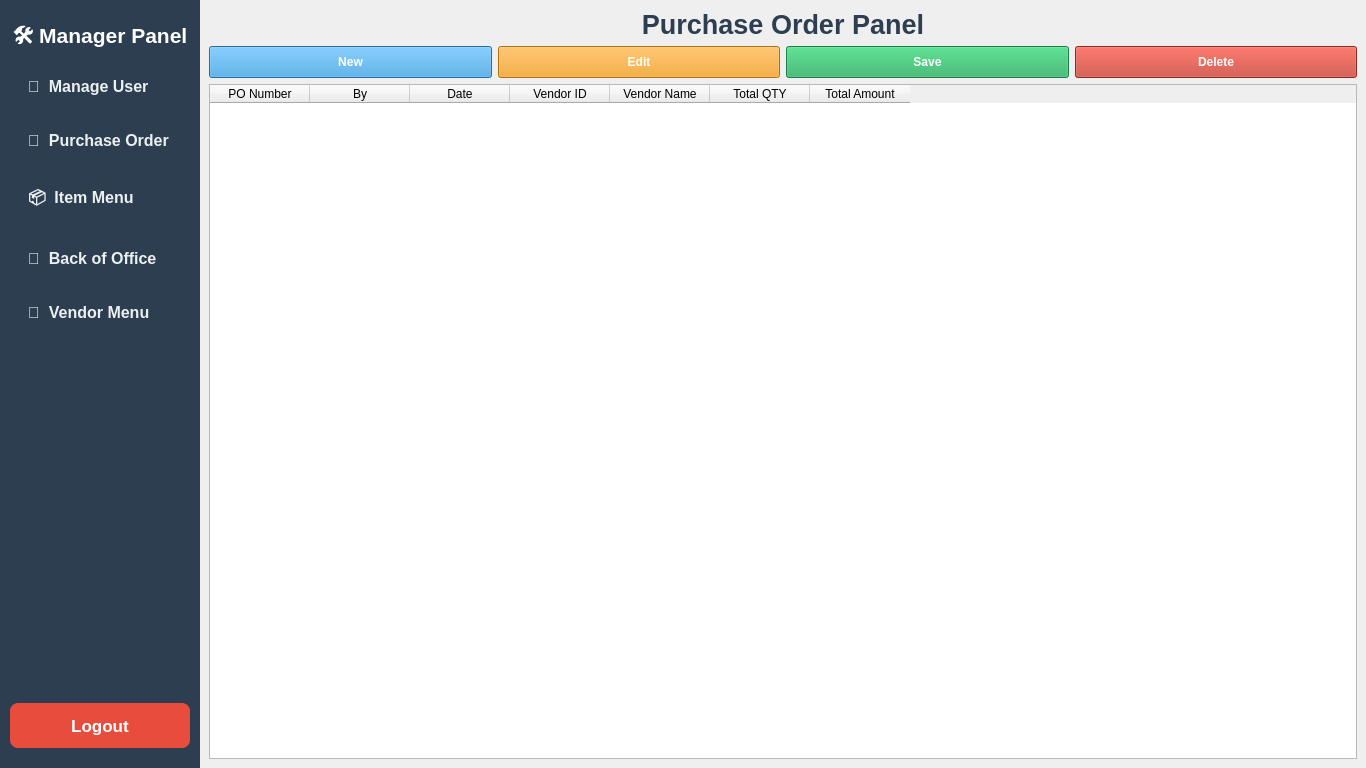
<?xml version='1.0' encoding='UTF-8'?>
<ui version="4.0">
 <class>AdminWindow</class>
 <widget class="QWidget" name="AdminWindow">
  <property name="geometry">
   <rect>
    <x>0</x>
    <y>0</y>
    <width>1366</width>
    <height>768</height>
   </rect>
  </property>
  <property name="windowTitle">
   <string>Admin Panel</string>
  </property>
  <layout class="QHBoxLayout" name="horizontalLayout">
   <property name="spacing">
    <number>0</number>
   </property>
   <property name="leftMargin">
    <number>0</number>
   </property>
   <property name="topMargin">
    <number>0</number>
   </property>
   <property name="rightMargin">
    <number>0</number>
   </property>
   <property name="bottomMargin">
    <number>0</number>
   </property>
   <item>
    <widget class="QWidget" name="leftMenuWidget" native="true">
     <property name="minimumSize">
      <size>
       <width>200</width>
       <height>0</height>
      </size>
     </property>
     <property name="maximumSize">
      <size>
       <width>200</width>
       <height>16777215</height>
      </size>
     </property>
     <property name="styleSheet">
      <string>background-color: #2c3e50; color: white;</string>
     </property>
     <layout class="QVBoxLayout" name="verticalLayout">
      <property name="spacing">
       <number>5</number>
      </property>
      <property name="leftMargin">
       <number>10</number>
      </property>
      <property name="topMargin">
       <number>20</number>
      </property>
      <property name="rightMargin">
       <number>10</number>
      </property>
      <property name="bottomMargin">
       <number>20</number>
      </property>
      <item>
       <widget class="QLabel" name="adminTitle">
        <property name="font">
         <font>
          <pointsize>16</pointsize>
          <bold>true</bold>
         </font>
        </property>
        <property name="text">
         <string>🛠 Manager Panel</string>
        </property>
        <property name="alignment">
         <set>Qt::AlignmentFlag::AlignCenter</set>
        </property>
       </widget>
      </item>
      <item>
       <widget class="QListWidget" name="menuList">
        <property name="font">
         <font>
          <pointsize>12</pointsize>
          <bold>true</bold>
         </font>
        </property>
        <property name="styleSheet">
         <string>
QListWidget {
    background-color: #2c3e50;
    border: none;
    outline: none;
}
QListWidget::item {
    color: #ecf0f1;
    padding: 15px;
    border-radius: 5px;
    margin-bottom: 5px;
}
QListWidget::item:selected {
    background-color: #34495e;
    color: #3498db;
    border-left: 6px solid #3498db;
    border-radius: 0px;
}
QListWidget::item:hover {
    background-color: #34495e;
}
         </string>
        </property>
        <property name="verticalScrollBarPolicy">
         <enum>Qt::ScrollBarPolicy::ScrollBarAlwaysOff</enum>
        </property>
        <property name="horizontalScrollBarPolicy">
         <enum>Qt::ScrollBarPolicy::ScrollBarAlwaysOff</enum>
        </property>
        <item>
         <property name="text">
          <string>👥  Manage User</string>
         </property>
        </item>
        <item>
         <property name="text">
          <string>🛒  Purchase Order</string>
         </property>
        </item>
        <item>
         <property name="text">
          <string>📦  Item Menu</string>
         </property>
        </item>
        <item>
         <property name="text">
          <string>🏢  Back of Office</string>
         </property>
        </item>

        <item>
         <property name="text">
          <string>🤝  Vendor Menu</string>
         </property>
        </item>
       </widget>
      </item>
      <item>
       <widget class="QPushButton" name="logoutBtn">
        <property name="minimumSize">
         <size>
          <width>0</width>
          <height>45</height>
         </size>
        </property>
        <property name="font">
         <font>
          <pointsize>13</pointsize>
          <bold>true</bold>
         </font>
        </property>
        <property name="styleSheet">
         <string>QPushButton {
    background-color: #e74c3c; 
    color: white; 
    border-radius: 8px;
    padding: 10px;
}
QPushButton:hover {
    background-color: #c0392b;
}</string>
        </property>
        <property name="text">
         <string>Logout</string>
        </property>
       </widget>
      </item>
     </layout>
    </widget>
   </item>
   <item>
    <widget class="QStackedWidget" name="adminStackedWidget">
     <property name="styleSheet">
      <string>background-color: #ecf0f1; color: black; 
QTableWidget { background-color: white; color: black; }</string>
     </property>
     <property name="currentIndex">
      <number>1</number>
     </property>
     <widget class="QWidget" name="page_manage_user">
      <layout class="QVBoxLayout" name="verticalLayout_2">
       <item>
        <widget class="QLabel" name="label_manage_user">
         <property name="font">
          <font>
           <pointsize>20</pointsize>
           <bold>true</bold>
          </font>
         </property>
         <property name="styleSheet">
          <string>color: #2c3e50;</string>
         </property>
         <property name="text">
          <string>Manage User Panel</string>
         </property>
         <property name="alignment">
          <set>Qt::AlignmentFlag::AlignCenter</set>
         </property>
        </widget>
       </item>
      <item><widget class="QTableWidget" name="userTable"><property name="columnCount"><number>8</number></property><column><property name="text"><string>UserName</string></property></column><column><property name="text"><string>IDGrade</string></property></column><column><property name="text"><string>StaffName</string></property></column><column><property name="text"><string>JoiningDate</string></property></column><column><property name="text"><string>MobileNumber</string></property></column><column><property name="text"><string>NumberOfLogin</string></property></column><column><property name="text"><string>Transitions</string></property></column><column><property name="text"><string>TotalAmount</string></property></column><property name="selectionBehavior"><enum>QAbstractItemView::SelectRows</enum></property><property name="editTriggers"><set>QAbstractItemView::NoEditTriggers</set></property><property name="alternatingRowColors"><bool>true</bool></property></widget></item><item><layout class="QHBoxLayout" name="horizontalLayout_users"><item><widget class="QPushButton" name="addUserBtn"><property name="text"><string>Add User</string></property><property name="styleSheet"><string>background-color: #27ae60; color: white; padding: 8px; font-weight: bold;</string></property></widget></item><item><widget class="QPushButton" name="editUserBtn"><property name="text"><string>Edit User</string></property><property name="styleSheet"><string>background-color: #f39c12; color: white; padding: 8px; font-weight: bold;</string></property></widget></item><item><widget class="QPushButton" name="deleteUserBtn"><property name="text"><string>Delete User</string></property><property name="styleSheet"><string>background-color: #c0392b; color: white; padding: 8px; font-weight: bold;</string></property></widget></item></layout></item></layout>
     </widget>
     <widget class="QWidget" name="page_purchase_order">
      <layout class="QVBoxLayout" name="verticalLayout_3">
       <item>
        <widget class="QLabel" name="label_purchase_order">
         <property name="font">
          <font>
           <pointsize>20</pointsize>
           <bold>true</bold>
          </font>
         </property>
         <property name="styleSheet">
          <string>color: #2c3e50;</string>
         </property>
         <property name="text">
          <string>Purchase Order Panel</string>
         </property>
         <property name="alignment">
          <set>Qt::AlignmentFlag::AlignCenter</set>
         </property>
        </widget>
       </item>
      <item><layout class="QHBoxLayout" name="horizontalLayout_po"><item><widget class="QPushButton" name="newPOBtn"><property name="text"><string>New</string></property><property name="styleSheet"><string>background-color: #3498db; color: white; padding: 8px; font-weight: bold;</string></property></widget></item><item><widget class="QPushButton" name="editPOBtn"><property name="text"><string>Edit</string></property><property name="styleSheet"><string>background-color: #f39c12; color: white; padding: 8px; font-weight: bold;</string></property></widget></item><item><widget class="QPushButton" name="savePOBtn"><property name="text"><string>Save</string></property><property name="styleSheet"><string>background-color: #27ae60; color: white; padding: 8px; font-weight: bold;</string></property></widget></item><item><widget class="QPushButton" name="deletePOBtn"><property name="text"><string>Delete</string></property><property name="styleSheet"><string>background-color: #c0392b; color: white; padding: 8px; font-weight: bold;</string></property></widget></item></layout></item><item><widget class="QTableWidget" name="poTable"><property name="columnCount"><number>7</number></property><column><property name="text"><string>PO Number</string></property></column><column><property name="text"><string>By</string></property></column><column><property name="text"><string>Date</string></property></column><column><property name="text"><string>Vendor ID</string></property></column><column><property name="text"><string>Vendor Name</string></property></column><column><property name="text"><string>Total QTY</string></property></column><column><property name="text"><string>Total Amount</string></property></column><property name="selectionBehavior"><enum>QAbstractItemView::SelectRows</enum></property><property name="editTriggers"><set>QAbstractItemView::NoEditTriggers</set></property><property name="alternatingRowColors"><bool>true</bool></property></widget></item></layout>
     </widget>
     <widget class="QWidget" name="page_item_menu">
      <layout class="QVBoxLayout" name="verticalLayout_4">
       <item>
        <widget class="QLabel" name="label_item_menu">
         <property name="font">
          <font>
           <pointsize>20</pointsize>
           <bold>true</bold>
          </font>
         </property>
         <property name="styleSheet">
          <string>color: #2c3e50;</string>
         </property>
         <property name="text">
          <string>Item Menu Panel</string>
         </property>
         <property name="alignment">
          <set>Qt::AlignmentFlag::AlignCenter</set>
         </property>
        </widget>
       </item>
      <item><layout class="QHBoxLayout" name="horizontalLayout_items"><item><widget class="QPushButton" name="newItemBtn"><property name="text"><string>New Item</string></property><property name="styleSheet"><string>background-color: #3498db; color: white; padding: 8px; font-weight: bold;</string></property></widget></item><item><widget class="QPushButton" name="editItemBtn"><property name="text"><string>Edit Item</string></property><property name="styleSheet"><string>background-color: #f39c12; color: white; padding: 8px; font-weight: bold;</string></property></widget></item><item><widget class="QPushButton" name="deleteItemBtn"><property name="text"><string>Delete Item</string></property><property name="styleSheet"><string>background-color: #c0392b; color: white; padding: 8px; font-weight: bold;</string></property></widget></item></layout></item><item><widget class="QTableWidget" name="itemTable"><property name="columnCount"><number>7</number></property><property name="selectionBehavior"><enum>QAbstractItemView::SelectRows</enum></property><property name="editTriggers"><set>QAbstractItemView::NoEditTriggers</set></property><property name="alternatingRowColors"><bool>true</bool></property><column><property name="text"><string>Item Number</string></property></column><column><property name="text"><string>Barcode</string></property></column><column><property name="text"><string>Item Name</string></property></column><column><property name="text"><string>Description</string></property></column><column><property name="text"><string>Cost Price</string></property></column><column><property name="text"><string>Selling Price</string></property></column><column><property name="text"><string>SOH</string></property></column></widget></item></layout>
     </widget>
     <widget class="QWidget" name="page_back_office">
      <layout class="QVBoxLayout" name="verticalLayout_5">
       <item>
        <widget class="QLabel" name="label_back_office">
         <property name="font">
          <font>
           <pointsize>20</pointsize>
           <bold>true</bold>
          </font>
         </property>
         <property name="styleSheet">
          <string>color: #2c3e50;</string>
         </property>
         <property name="text">
          <string>Back of Office Panel</string>
         </property>
         <property name="alignment">
          <set>Qt::AlignmentFlag::AlignCenter</set>
         </property>
        </widget>
       </item>
      </layout>
     </widget>

     <widget class="QWidget" name="page_vendor_menu">
      <layout class="QVBoxLayout" name="verticalLayout_7">
       <item>
        <widget class="QLabel" name="label_vendor_menu">
         <property name="font">
          <font>
           <pointsize>20</pointsize>
           <bold>true</bold>
          </font>
         </property>
         <property name="styleSheet">
          <string>color: #2c3e50;</string>
         </property>
         <property name="text">
          <string>Vendor Menu Panel</string>
         </property>
         <property name="alignment">
          <set>Qt::AlignmentFlag::AlignCenter</set>
         </property>
        </widget>
       </item>
      <item><layout class="QHBoxLayout" name="horizontalLayout_vendors"><item><widget class="QPushButton" name="newVendorBtn"><property name="text"><string>New Vendor</string></property><property name="styleSheet"><string>background-color: #3498db; color: white; padding: 8px; font-weight: bold;</string></property></widget></item><item><widget class="QPushButton" name="editVendorBtn"><property name="text"><string>Edit Vendor</string></property><property name="styleSheet"><string>background-color: #f39c12; color: white; padding: 8px; font-weight: bold;</string></property></widget></item><item><widget class="QPushButton" name="deleteVendorBtn"><property name="text"><string>Delete Vendor</string></property><property name="styleSheet"><string>background-color: #c0392b; color: white; padding: 8px; font-weight: bold;</string></property></widget></item></layout></item><item><widget class="QTableWidget" name="vendorTable"><property name="columnCount"><number>2</number></property><column><property name="text"><string>Vendor ID</string></property></column><column><property name="text"><string>Vendor Name</string></property></column><property name="selectionBehavior"><enum>QAbstractItemView::SelectRows</enum></property><property name="editTriggers"><set>QAbstractItemView::NoEditTriggers</set></property><property name="alternatingRowColors"><bool>true</bool></property></widget></item></layout>
     </widget>
    </widget>
   </item>
  </layout>
 </widget>
 <resources />
 <connections />
</ui>
